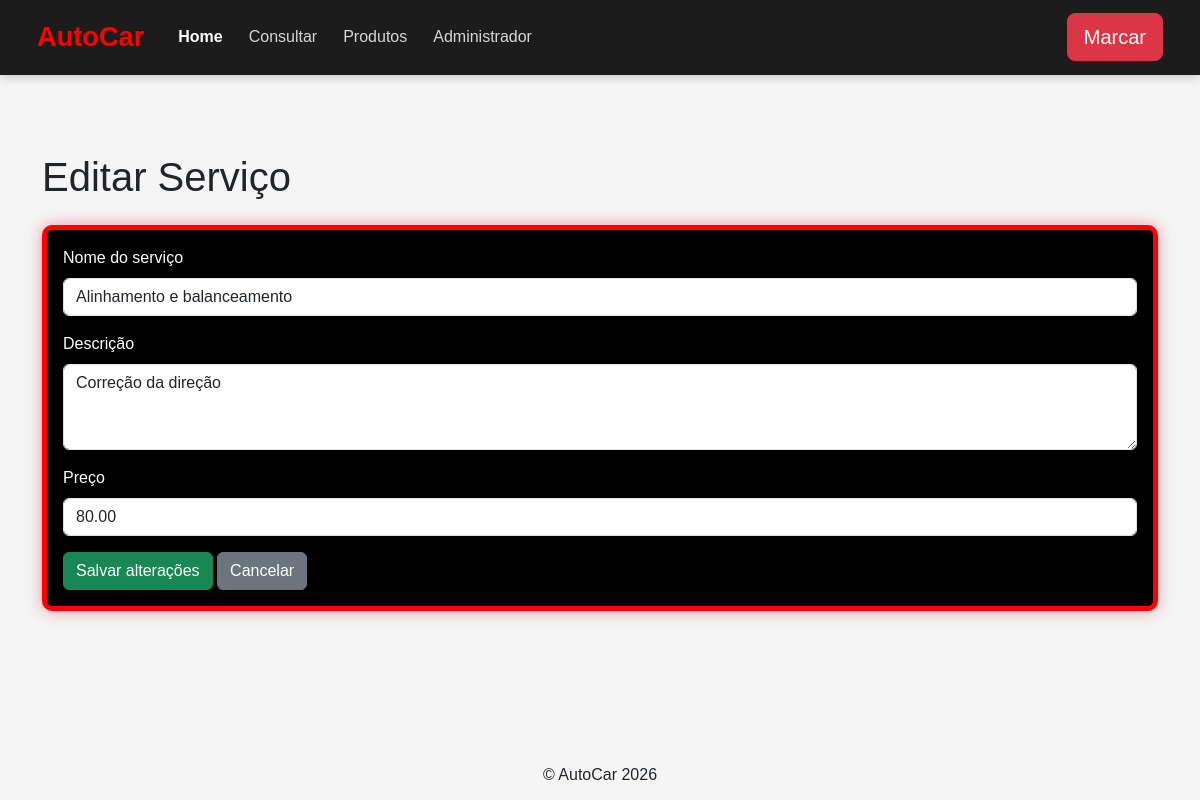
The app's page /editar_servicos.php?id=2 with its own data.
### tables this page shows
CREATE TABLE `servicos` (
  `id` int(11) NOT NULL,
  `nome` varchar(100) DEFAULT NULL,
  `descricao` text DEFAULT NULL,
  `preco` decimal(10,2) DEFAULT NULL
);

### editar_servicos.php (the view, shortened to what this page needs)
<?php
include("conexao.php");
$id = (int) $_GET["id"];
$sql = "SELECT id, nome, descricao, preco
        FROM servicos
        WHERE id = ?";
$stmt = $conn->prepare($sql);
$stmt->bind_param("i", $id);
$stmt->execute();
$resultado = $stmt->get_result();
$servico = $resultado->fetch_assoc();
?>
<?php include("header.php"); ?>
<div class="container py-5">
    <h1 class="mb-4">Editar Serviço</h1>
    <div class="card">
        <div class="card-body">
            <form method="POST" action="servicos.php">
                <div class="mb-3">
                    <label for="nome" class="form-label">
                        Nome do serviço
                    </label>
                    <input
                        type="text"
                        class="form-control"
                        id="nome"
                        name="nome"
                        value="<?= htmlspecialchars($servico["nome"]) ?>"
                        required
                    >
                </div>
                <div class="mb-3">
                    <label for="descricao" class="form-label">
                        Descrição
                    </label>
                    <textarea
                        class="form-control"
                        id="descricao"
                        name="descricao"
                        rows="3"
                    ><?= htmlspecialchars($servico["descricao"] ?? "") ?></textarea>
                </div>
                <div class="mb-3">
                    <label for="preco" class="form-label">
                        Preço
                    </label>
                    <input
                        type="number"
                        class="form-control"
                        id="preco"
                        name="preco"
                        value="<?= $servico["preco"] ?>"
                        step="0.01"
                        min="0"
                        required
                    >
                </div>
                <button type="submit" class="btn btn-success">
                    Salvar alterações
                </button>
                <a href="servicos.php" class="btn btn-secondary">
                    Cancelar
                </a>
            </form>
        </div>
    </div>
</div>
<?php include("footer.php"); ?>

### style.css (style rules this page uses)
body { background-color: #f5f5f5; font-family: Arial, Helvetica, sans-serif; }
.card { background-color: #000; color: white; border: 5px solid red; border-radius: 10px; box-shadow: 0 0 15px rgba(220, 53, 69, 0.5); }

### records on screen
servicos: nome "Alinhamento e balanceamento", descricao "Correção da direção", preco "80.00"
